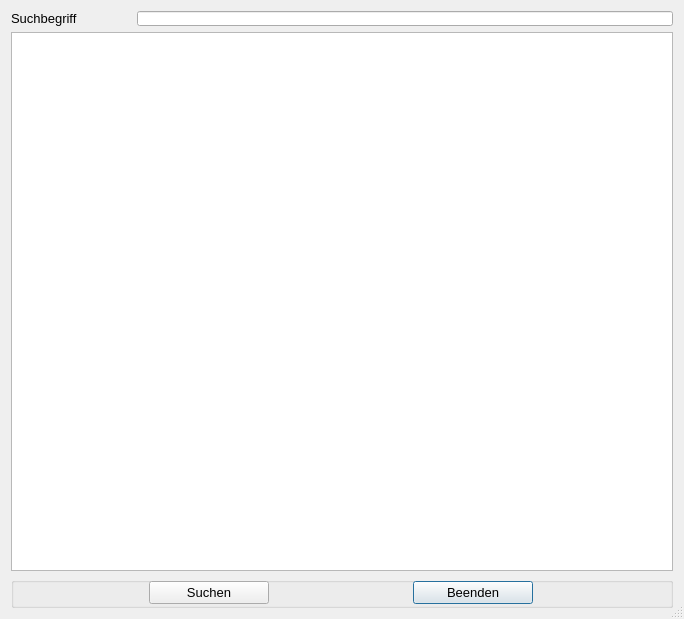
<?xml version="1.0" encoding="UTF-8"?>
<ui version="4.0">
 <class>Dialog</class>
 <widget class="QDialog" name="Dialog">
  <property name="geometry">
   <rect>
    <x>0</x>
    <y>0</y>
    <width>684</width>
    <height>619</height>
   </rect>
  </property>
  <property name="windowTitle">
   <string>Suche</string>
  </property>
  <property name="sizeGripEnabled">
   <bool>true</bool>
  </property>
  <layout class="QGridLayout" name="gridLayout">
   <item row="6" column="0" colspan="3">
    <widget class="QTableWidget" name="tb_Raeume"/>
   </item>
   <item row="7" column="0" colspan="3">
    <widget class="QGroupBox" name="groupBox">
     <property name="minimumSize">
      <size>
       <width>0</width>
       <height>30</height>
      </size>
     </property>
     <property name="font">
      <font>
       <kerning>true</kerning>
      </font>
     </property>
     <property name="title">
      <string/>
     </property>
     <widget class="QWidget" name="gridLayoutWidget">
      <property name="geometry">
       <rect>
        <x>0</x>
        <y>0</y>
        <width>661</width>
        <height>32</height>
       </rect>
      </property>
      <layout class="QGridLayout" name="gridLayout_2">
       <item row="0" column="2">
        <widget class="QPushButton" name="pB_Beenden">
         <property name="sizePolicy">
          <sizepolicy hsizetype="Minimum" vsizetype="Ignored">
           <horstretch>0</horstretch>
           <verstretch>0</verstretch>
          </sizepolicy>
         </property>
         <property name="minimumSize">
          <size>
           <width>120</width>
           <height>0</height>
          </size>
         </property>
         <property name="maximumSize">
          <size>
           <width>120</width>
           <height>16777215</height>
          </size>
         </property>
         <property name="font">
          <font>
           <pointsize>10</pointsize>
          </font>
         </property>
         <property name="text">
          <string>Beenden</string>
         </property>
         <property name="icon">
          <iconset>
           <normaloff>../../UsedSymbols/log-out_icon-icons.com_50106.ico</normaloff>../../UsedSymbols/log-out_icon-icons.com_50106.ico</iconset>
         </property>
        </widget>
       </item>
       <item row="0" column="1">
        <widget class="QPushButton" name="pB_Suchen">
         <property name="minimumSize">
          <size>
           <width>120</width>
           <height>0</height>
          </size>
         </property>
         <property name="maximumSize">
          <size>
           <width>120</width>
           <height>16777215</height>
          </size>
         </property>
         <property name="font">
          <font>
           <pointsize>10</pointsize>
          </font>
         </property>
         <property name="text">
          <string>Suchen</string>
         </property>
        </widget>
       </item>
      </layout>
     </widget>
    </widget>
   </item>
   <item row="1" column="0">
    <widget class="QLabel" name="lb_Room">
     <property name="minimumSize">
      <size>
       <width>120</width>
       <height>0</height>
      </size>
     </property>
     <property name="maximumSize">
      <size>
       <width>120</width>
       <height>16777215</height>
      </size>
     </property>
     <property name="font">
      <font>
       <pointsize>10</pointsize>
      </font>
     </property>
     <property name="text">
      <string>Suchbegriff</string>
     </property>
    </widget>
   </item>
   <item row="1" column="1" colspan="2">
    <widget class="QLineEdit" name="leRaeume">
     <property name="sizePolicy">
      <sizepolicy hsizetype="Preferred" vsizetype="Ignored">
       <horstretch>0</horstretch>
       <verstretch>0</verstretch>
      </sizepolicy>
     </property>
     <property name="font">
      <font>
       <pointsize>10</pointsize>
      </font>
     </property>
    </widget>
   </item>
  </layout>
 </widget>
 <tabstops>
  <tabstop>leRaeume</tabstop>
  <tabstop>tb_Raeume</tabstop>
  <tabstop>pB_Suchen</tabstop>
  <tabstop>pB_Beenden</tabstop>
 </tabstops>
 <resources/>
 <connections/>
</ui>
